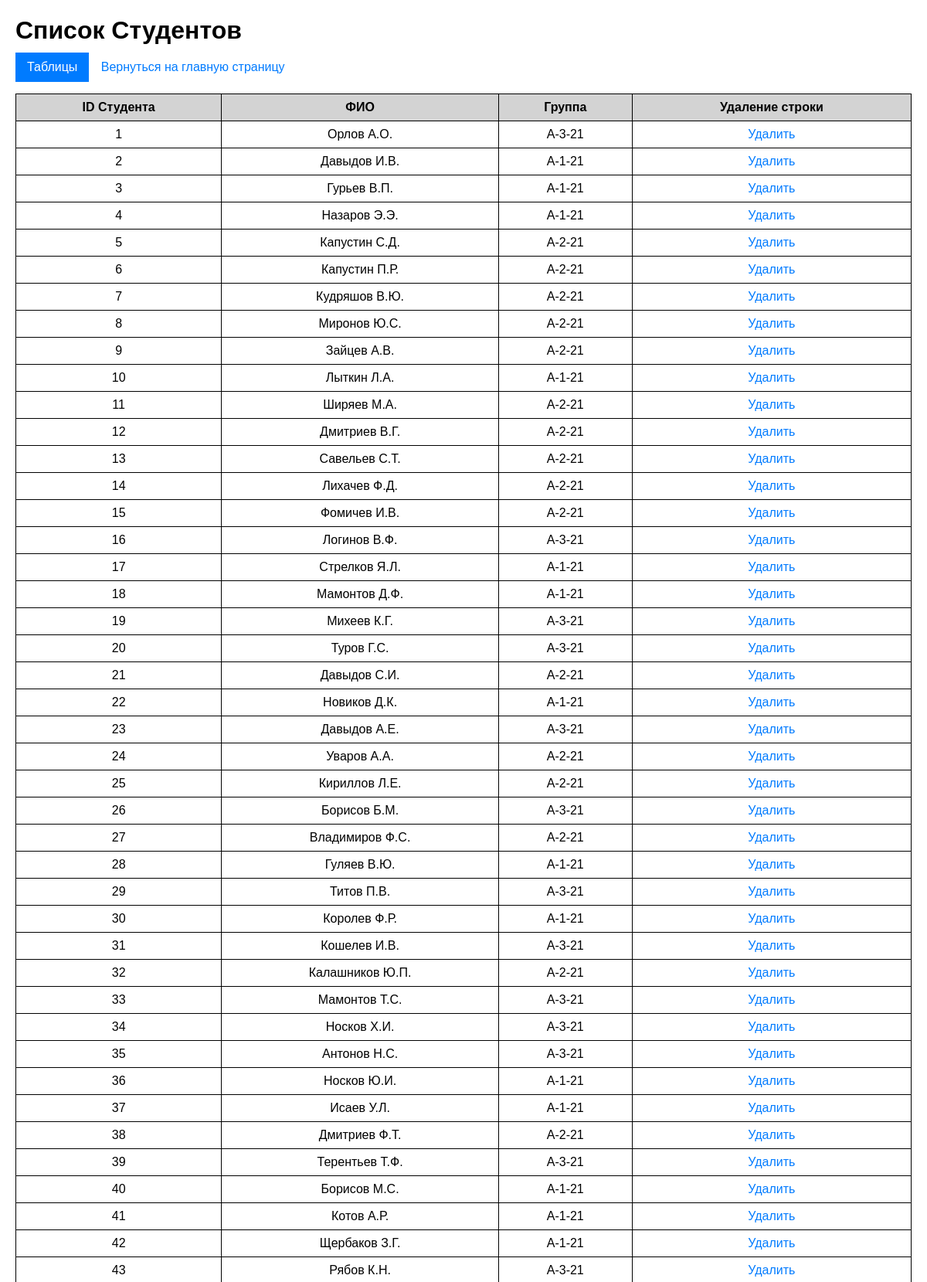
/students (upper part), run on the app's committed database.
### models.py (models this page shows)
class Student(Base):
    __tablename__ = 'students'
    student_id = Column(Integer, primary_key=True)
    firstname = Column(String, nullable=False)
    lastname = Column(String, nullable=False)
    patronymic = Column(String, nullable=False)
    group_student = Column(String, nullable=False)
    grades = relationship("StudentSubjectGrade", back_populates="student")
    interests = relationship("StudentThemeInterest", back_populates="student")
    distributions = relationship("Distribution", back_populates="student")

### app.py (the view)
@app.route("/students")
def display_students():
    students = student_repository.get_all(Student)
    return render_template('student_data.html', students=students)

### repositories.py (called while the page is built)
    def get_all(self, model) -> list:
        with self.Session() as session:
            return session.query(model).all()

### templates/student_data.html (shortened to what this page needs)
<!DOCTYPE html>
<html lang="en">
<head>
</head>
<body>
    <h1>Список Студентов</h1>
        {% include 'dropdown_tables.html' %}
    <a href="{{url_for('index')}}">Вернуться на главную страницу</a>
    <table>
        <tr>
            <th>ID Студента</th>
            <th>ФИО</th>
            <th>Группа</th>
            <th>Удаление строки</th>
        </tr>
        {%for student in students%}
        <tr>
            <td>{{student.student_id}}</td>
            <td>{{ student.lastname }} {{ student.firstname[0].upper() }}.{{ student.patronymic[0].upper()}}.</td>
            <td>{{student.group_student}}</td>
            <td>
                <a href=" ">Удалить</a>
            </td>
        </tr>
        {%endfor%}
    </table>
</body>
</html>

### templates/student_data.html (style rules this page uses)
body { font-family: Arial, sans-serif; margin: 20px; }
table { width: 100%; border-collapse: collapse; margin-top:15px; }
td,th { border: 1px solid ; padding: 8px; text-align: center; }
th { background-color: lightgray; font-size: 16px; font-weight: bold; }
a { font-size: 16px; padding: 5px 10px; text-decoration: none; color: #007bff; border: 1px solid transparent; border-radius: 5px; transition: background-color 0.3s; }
h1 { margin-bottom: 10px; }

### data on the page
Student: student_id "1", lastname "Орлов", firstname "А", patronymic "О", group_student "A-3-21"
Student: student_id "2", lastname "Давыдов", firstname "И", patronymic "В", group_student "A-1-21"
Student: student_id "3", lastname "Гурьев", firstname "В", patronymic "П", group_student "A-1-21"
Student: student_id "4", lastname "Назаров", firstname "Э", patronymic "Э", group_student "A-1-21"
Student: student_id "5", lastname "Капустин", firstname "С", patronymic "Д", group_student "A-2-21"
Student: student_id "6", lastname "Капустин", firstname "П", patronymic "Р", group_student "A-2-21"
Student: student_id "7", lastname "Кудряшов", firstname "В", patronymic "Ю", group_student "A-2-21"
Student: student_id "8", lastname "Миронов", firstname "Ю", patronymic "С", group_student "A-2-21"
Student: student_id "9", lastname "Зайцев", firstname "А", patronymic "В", group_student "A-2-21"
Student: student_id "10", lastname "Лыткин", firstname "Л", patronymic "А", group_student "A-1-21"
Student: student_id "11", lastname "Ширяев", firstname "М", patronymic "А", group_student "A-2-21"
Student: student_id "12", lastname "Дмитриев", firstname "В", patronymic "Г", group_student "A-2-21"
Student: student_id "13", lastname "Савельев", firstname "С", patronymic "Т", group_student "A-2-21"
Student: student_id "14", lastname "Лихачев", firstname "Ф", patronymic "Д", group_student "A-2-21"
Student: student_id "15", lastname "Фомичев", firstname "И", patronymic "В", group_student "A-2-21"
Student: student_id "16", lastname "Логинов", firstname "В", patronymic "Ф", group_student "A-3-21"
Student: student_id "17", lastname "Стрелков", firstname "Я", patronymic "Л", group_student "A-1-21"
Student: student_id "18", lastname "Мамонтов", firstname "Д", patronymic "Ф", group_student "A-1-21"
Student: student_id "19", lastname "Михеев", firstname "К", patronymic "Г", group_student "A-3-21"
Student: student_id "20", lastname "Туров", firstname "Г", patronymic "С", group_student "A-3-21"
Student: student_id "21", lastname "Давыдов", firstname "С", patronymic "И", group_student "A-2-21"
Student: student_id "22", lastname "Новиков", firstname "Д", patronymic "К", group_student "A-1-21"
Student: student_id "23", lastname "Давыдов", firstname "А", patronymic "Е", group_student "A-3-21"
Student: student_id "24", lastname "Уваров", firstname "А", patronymic "А", group_student "A-2-21"
Student: student_id "25", lastname "Кириллов", firstname "Л", patronymic "Е", group_student "A-2-21"
Student: student_id "26", lastname "Борисов", firstname "Б", patronymic "М", group_student "A-3-21"
Student: student_id "27", lastname "Владимиров", firstname "Ф", patronymic "С", group_student "A-2-21"
Student: student_id "28", lastname "Гуляев", firstname "В", patronymic "Ю", group_student "A-1-21"
Student: student_id "29", lastname "Титов", firstname "П", patronymic "В", group_student "A-3-21"
Student: student_id "30", lastname "Королев", firstname "Ф", patronymic "Р", group_student "A-1-21"
Student: student_id "31", lastname "Кошелев", firstname "И", patronymic "В", group_student "A-3-21"
Student: student_id "32", lastname "Калашников", firstname "Ю", patronymic "П", group_student "A-2-21"
Student: student_id "33", lastname "Мамонтов", firstname "Т", patronymic "С", group_student "A-3-21"
Student: student_id "34", lastname "Носков", firstname "Х", patronymic "И", group_student "A-3-21"
Student: student_id "35", lastname "Антонов", firstname "Н", patronymic "С", group_student "A-3-21"
Student: student_id "36", lastname "Носков", firstname "Ю", patronymic "И", group_student "A-1-21"
Student: student_id "37", lastname "Исаев", firstname "У", patronymic "Л", group_student "A-1-21"
Student: student_id "38", lastname "Дмитриев", firstname "Ф", patronymic "Т", group_student "A-2-21"
Student: student_id "39", lastname "Терентьев", firstname "Т", patronymic "Ф", group_student "A-3-21"
Student: student_id "40", lastname "Борисов", firstname "М", patronymic "С", group_student "A-1-21"
Student: student_id "41", lastname "Котов", firstname "А", patronymic "Р", group_student "A-1-21"
Student: student_id "42", lastname "Щербаков", firstname "З", patronymic "Г", group_student "A-1-21"
Student: student_id "43", lastname "Рябов", firstname "К", patronymic "Н", group_student "A-3-21"
